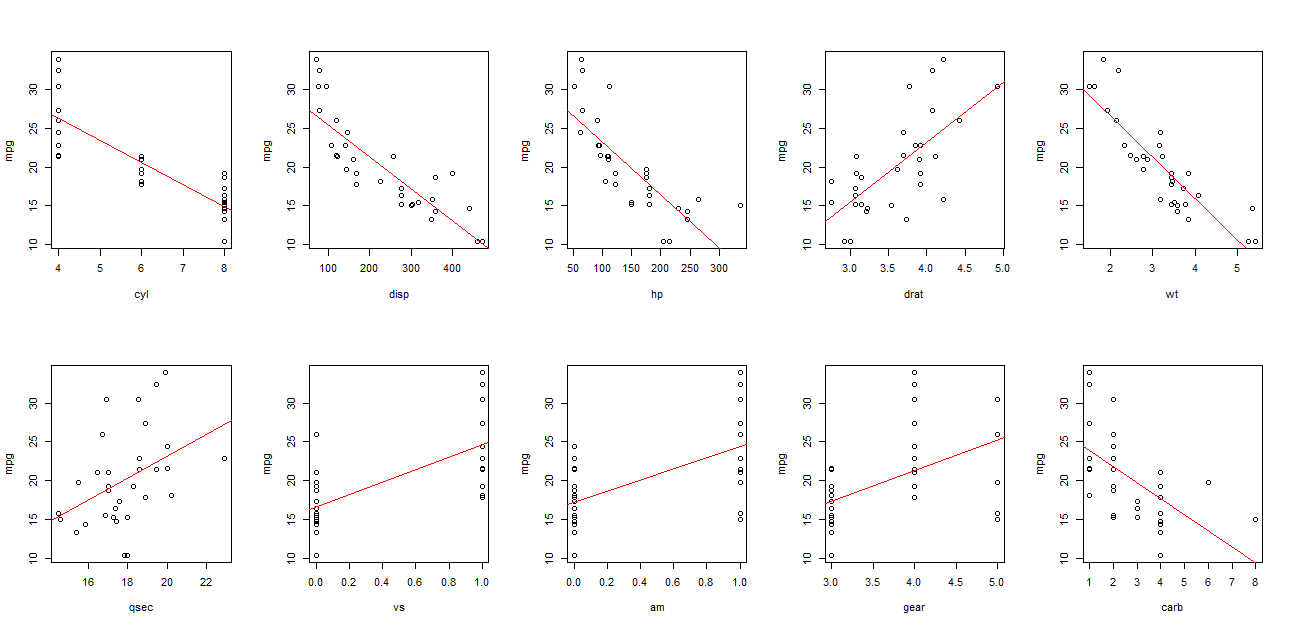

Write R code to recreate this figure.
par(mfrow=c(2,5))

plot(mpg~cyl,data=mtcars);
abline(lm(mpg~cyl,data=mtcars),col="red");

plot(mpg~disp,data=mtcars);
abline(lm(mpg~disp,data=mtcars),col="red");

plot(mpg~hp,data=mtcars);
abline(lm(mpg~hp,data=mtcars),col="red");

plot(mpg~drat,data=mtcars);
abline(lm(mpg~drat,data=mtcars),col="red");

plot(mpg~wt,data=mtcars);
abline(lm(mpg~wt,data=mtcars),col="red");

plot(mpg~qsec,data=mtcars);
abline(lm(mpg~qsec,data=mtcars),col="red");

plot(mpg~vs,data=mtcars);
abline(lm(mpg~vs,data=mtcars),col="red");

plot(mpg~am,data=mtcars);
abline(lm(mpg~am,data=mtcars),col="red");

plot(mpg~gear,data=mtcars);
abline(lm(mpg~gear,data=mtcars),col="red");

plot(mpg~carb,data=mtcars)
abline(lm(mpg~carb,data=mtcars),col="red")
